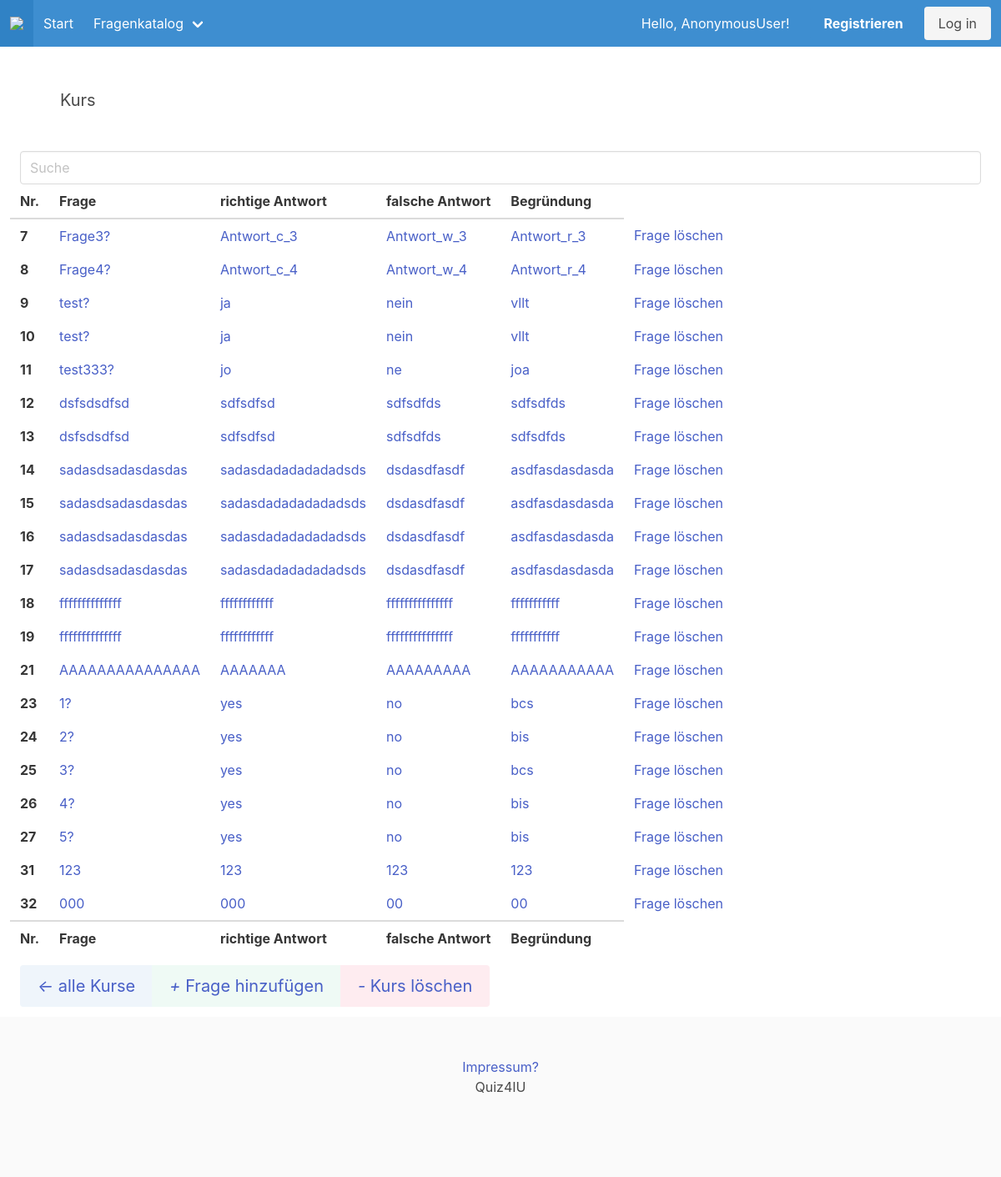
The app's page /quiz/fragenkatalog/, older data.
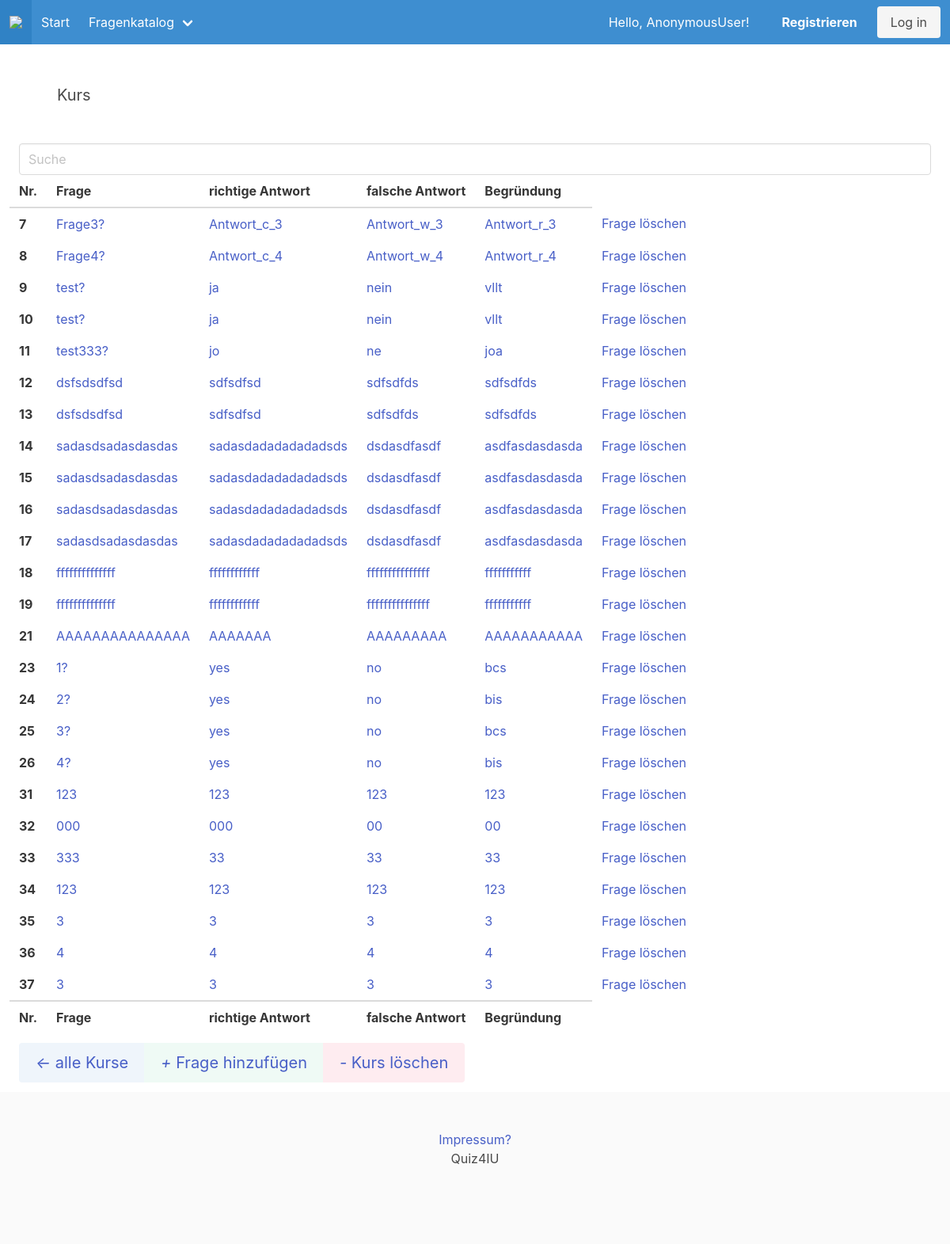
The same page, newer data.
### quiz/models.py (models this page shows, shortened)
class Question(models.Model):
    category = models.ForeignKey(Category, on_delete=models.CASCADE, blank=True, null=True)
    name = models.CharField(max_length = 100)
    question = models.TextField()
    answer_correct = models.CharField(max_length = 100)
    answer_wrong_1 = models.CharField(max_length = 100)
    answer_reason_1 = models.CharField(max_length = 100)
    date = models.DateTimeField(auto_now_add=True)

### quiz/views.py (the view)
# urls.py: path('fragenkatalog/',views.fragenkatalog, name="fragenkatalog"),
def fragenkatalog(request):
    questions = Question.objects.all().order_by('date')
    return render(request, 'fragenkatalog.html', {'questions':questions})

### quiz/templates/fragenkatalog.html (shortened to what this page needs)
{% extends 'base_layout.html' %}
{% block content %}
<section class="section">
    <p class="subtitle">
      Kurs
    </p>
</section>
<input class="input mb-3" type="text" placeholder="Suche">
<div class="columns">
<table class="table is-hoverable">
    <thead>
        <tr>
            <th>Nr.</th>
            <th>Frage</th>
            <th>richtige Antwort</th>
            <th>falsche Antwort</th>
            <th>Begründung</th>
          </tr>
    </thead>
    <tfoot>
        <tr>
            <th>Nr.</th>
            <th>Frage</th>
            <th>richtige Antwort</th>
            <th>falsche Antwort</th>
            <th>Begründung</th>
          </tr>
    </tfoot>
<tbody>
    {% for question in questions %}
    <tr>
        <th>{{question.id}}</th>
        <td><a href="{% url 'update_question' question.id %}">{{question.question}}</a></td>
        <td><a href="{% url 'update_question' question.id %}">{{question.answer_correct}}</a></td>
        <td><a href="{% url 'update_question' question.id %}">{{question.answer_wrong_1}}</a></td>
        <td><a href="{% url 'update_question' question.id %}">{{question.answer_reason_1}}</a></td>
        <td><a href="{% url 'delete_question' question.id %}">Frage löschen</a></td>
    </tr>
    </tbody>
    {% endfor%}
</table>
</div>
<div class="buttons has-addons">
    <button class="button is-medium is-info is-light">
        <a href="{% url 'categorylist' %}">
        <i>←</i>
          alle Kurse
        </a>
      </button>
      <button class="button is-medium is-success is-light">
        <a href="{% url 'create_question_defaultcategory' category.id %}">
        <i>+</i>
          Frage hinzufügen
        </a>
      </button>
      <button class="button is-medium is-danger is-light">
        <a href="{% url 'delete_category' category.id %}">
        <i>-</i>
          Kurs löschen
        </a>
      </button>
  </div>
{% endblock %}

Row changes from the older to the newer data that the page shows:
removed Question: id "27", question "5?", answer_correct "yes", answer_wrong_1 "no", answer_reason_1 "bis"
added Question: id "33", question "333", answer_correct "33", answer_wrong_1 "33", answer_reason_1 "33"
added Question: id "34", question "123", answer_correct "123", answer_wrong_1 "123", answer_reason_1 "123"
added Question: id "35", question "3", answer_correct "3", answer_wrong_1 "3", answer_reason_1 "3"
added Question: id "36", question "4", answer_correct "4", answer_wrong_1 "4", answer_reason_1 "4"
added Question: id "37", question "3", answer_correct "3", answer_wrong_1 "3", answer_reason_1 "3"
